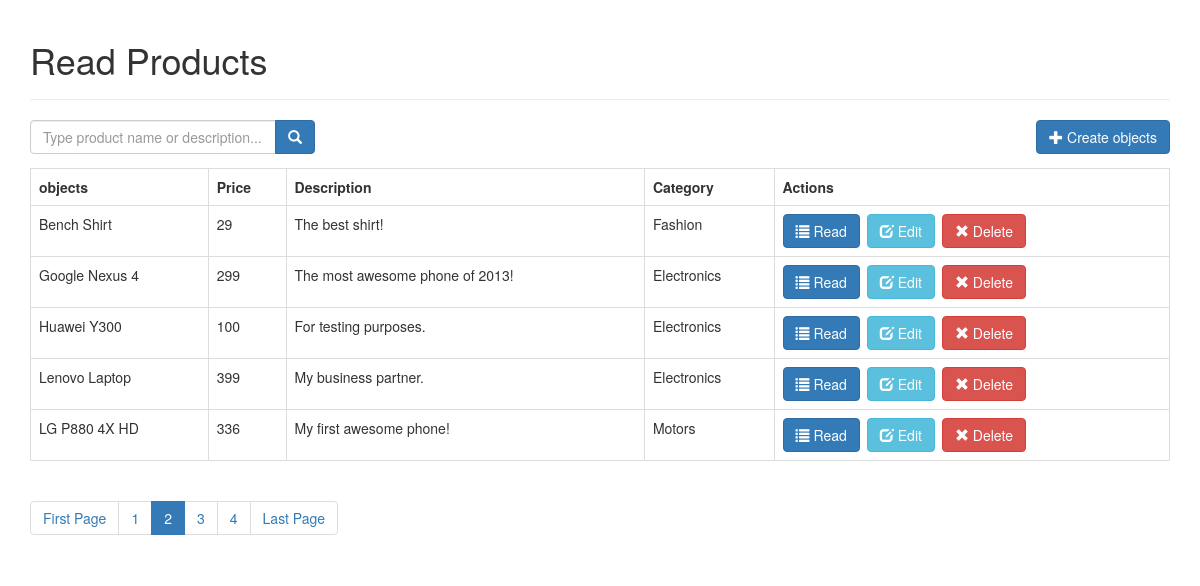
The app's page /index.php?page=2 with its own data.
### tables this page shows
CREATE TABLE `products` (
  `id` int(11) NOT NULL,
  `name` varchar(32) NOT NULL,
  `description` text NOT NULL,
  `price` int(11) NOT NULL,
  `category_id` int(11) NOT NULL,
  `created` datetime NOT NULL,
  `modified` timestamp NOT NULL DEFAULT CURRENT_TIMESTAMP,
  `image` varchar(512) NOT NULL
);

CREATE TABLE `categories` (
  `id` int(11) NOT NULL,
  `name` varchar(256) NOT NULL,
  `created` datetime NOT NULL,
  `modified` timestamp NOT NULL DEFAULT CURRENT_TIMESTAMP
);

### index.php (called while the page is built, shortened)
<?php
include_once 'config/core.php';
include_once 'objects/product.php';
include_once 'objects/category.php';
$database = new Database();
$db = $database->getConnection();
$product = new Product($db);
$category = new Category($db);
include_once "layout_header.php";
$stmt = $product->readAll($from_record_num, $records_per_page);
$total_rows=$product->countAll();
include_once "read_template.php";
include_once "layout_footer.php";
?>

### objects/product.php (called while the page is built, shortened)
<?php
class Product{
    private $conn;
    private $table_name = "products";
    public function __construct($db){
        $this->conn = $db;
    }
    function readAll($from_record_num, $records_per_page){
        $query = "SELECT
                id, name, description, price, category_id
            FROM
                " . $this->table_name . "
            ORDER BY
                name ASC
            LIMIT
                {$from_record_num}, {$records_per_page}";
        $stmt = $this->conn->prepare( $query );
        $stmt->execute();
        return $stmt;
    }
    public function countAll(){
        $query = "SELECT id FROM " . $this->table_name . "";
        $stmt = $this->conn->prepare( $query );
        $stmt->execute();
        $num = $stmt->rowCount();
        return $num;
    }
}
?>

### config/core.php (called while the page is built)
<?php
$page = isset($_GET['page']) ? $_GET['page'] : 1;
$records_per_page = 5;
$from_record_num = ($records_per_page * $page) - $records_per_page;
?>

### objects/category.php (called while the page is built, shortened)
<?php
class Category{
    private $conn;
    private $table_name = "categories";
    public $id;
    public function __construct($db){
        $this->conn = $db;
    }
    function readName(){
        $query = "SELECT name FROM " . $this->table_name . " WHERE id = ? limit 0,1";
        $stmt = $this->conn->prepare( $query );
        $stmt->bindParam(1, $this->id);
        $stmt->execute();
        $row = $stmt->fetch(PDO::FETCH_ASSOC);
        $this->name = $row['name'];
    }
}
?>

### read_template.php (the view)
<?php
echo "<form role='search' action='search.php'>";
echo "<div class='input-group col-md-3 pull-left margin-right-1em'>";
$search_value=isset($search_term) ? "value='{$search_term}'" : "";
echo "<input type='text' class='form-control' placeholder='Type product name or description...' name='s' id='srch-term' required {$search_value} />";
echo "<div class='input-group-btn'>";
echo "<button class='btn btn-primary' type='submit'><i class='glyphicon glyphicon-search'></i></button>";
echo "</div>";
echo "</div>";
echo "</form>";
echo "<div class='right-button-margin'>";
echo "<a href='create_product.php' class='btn btn-primary pull-right'>";
echo "<span class='glyphicon glyphicon-plus'></span> Create objects";
echo "</a>";
echo "</div>";
if($total_rows>0){
    echo "<table class='table table-hover table-responsive table-bordered'>";
    echo "<tr>";
    echo "<th>objects</th>";
    echo "<th>Price</th>";
    echo "<th>Description</th>";
    echo "<th>Category</th>";
    echo "<th>Actions</th>";
    echo "</tr>";
    while ($row = $stmt->fetch(PDO::FETCH_ASSOC)){
        extract($row);
        echo "<tr>";
        echo "<td>{$name}</td>";
        echo "<td>{$price}</td>";
        echo "<td>{$description}</td>";
        echo "<td>";
        $category->id = $category_id;
        $category->readName();
        echo $category->name;
        echo "</td>";
        echo "<td>";
        echo "<a href='read_one.php?id={$id}' class='btn btn-primary left-margin'>";
        echo "<span class='glyphicon glyphicon-list'></span> Read";
        echo "</a>";
        echo "<a href='update_product.php?id={$id}' class='btn btn-info left-margin'>";
        echo "<span class='glyphicon glyphicon-edit'></span> Edit";
        echo "</a>";
        echo "<a delete-id='{$id}' class='btn btn-danger delete-object'>";
        echo "<span class='glyphicon glyphicon-remove'></span> Delete";
        echo "</a>";
        echo "</td>";
        echo "</tr>";
    }
    echo "</table>";
    include_once 'paging.php';
}
else{
    echo "<div class='alert alert-danger'>No products found.</div>";
}
?>

### libs/css/custom.css (style rules this page uses)
.left-margin { margin:0 .5em 0 0; }
.right-button-margin { margin: 0 0 1em 0; overflow: hidden; }

### records on screen
products: name "Bench Shirt", price "29", description "The best shirt!", category.name "Fashion"
products: name "Google Nexus 4", price "299", description "The most awesome phone of 2013!", category.name "Electronics"
products: name "Huawei Y300", price "100", description "For testing purposes.", category.name "Electronics"
products: name "Lenovo Laptop", price "399", description "My business partner.", category.name "Electronics"
products: name "LG P880 4X HD", price "336", description "My first awesome phone!", category.name "Motors"

### other values on screen
$page_title "Read Products"
